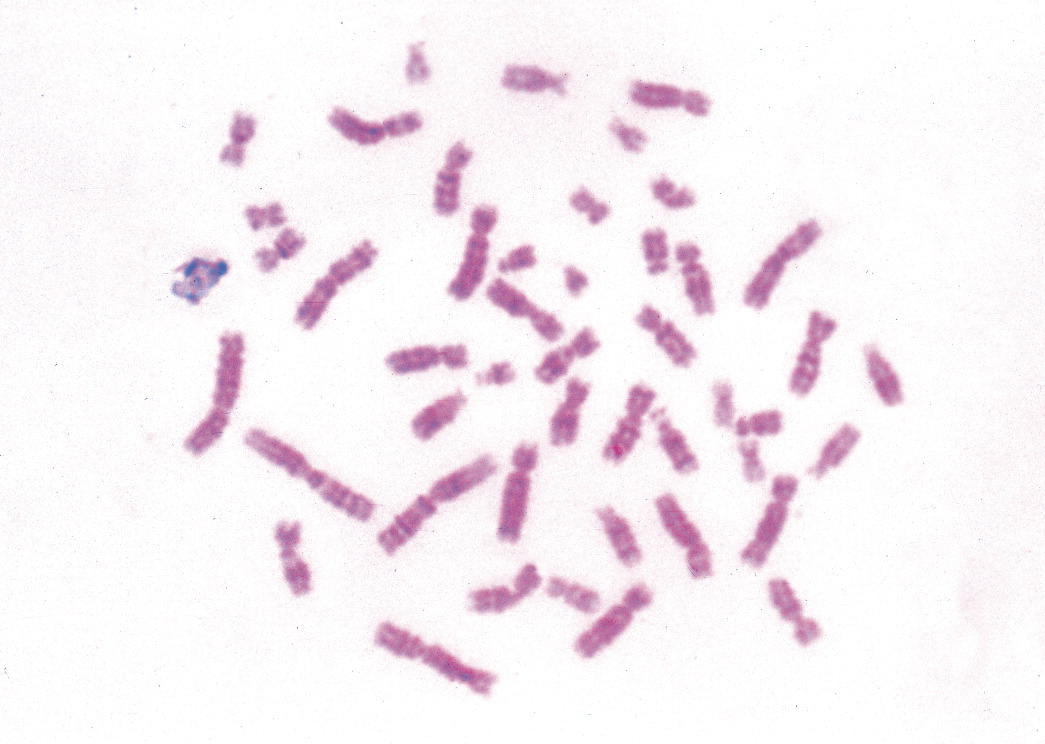
#> input picture 1.jpg, 1045 x 744 px
$ python Segmenttion.py
#> lines starting #> are read from the running program, lines starting #| are printed output that depends on the picture; after the words box and inside, x2 and y2 are one past the last pixel; in counts of white or black regions, pixels touching at a corner belong together
import numpy as np
import cv2
import random

# image source
img = cv2.imread('1.jpg')
#> img is the input picture: shape (744, 1045, 3); mean B, G, R 244.4, 239.5, 247.3
# converting to grayscale
gray = cv2.cvtColor(img, cv2.COLOR_BGR2GRAY)
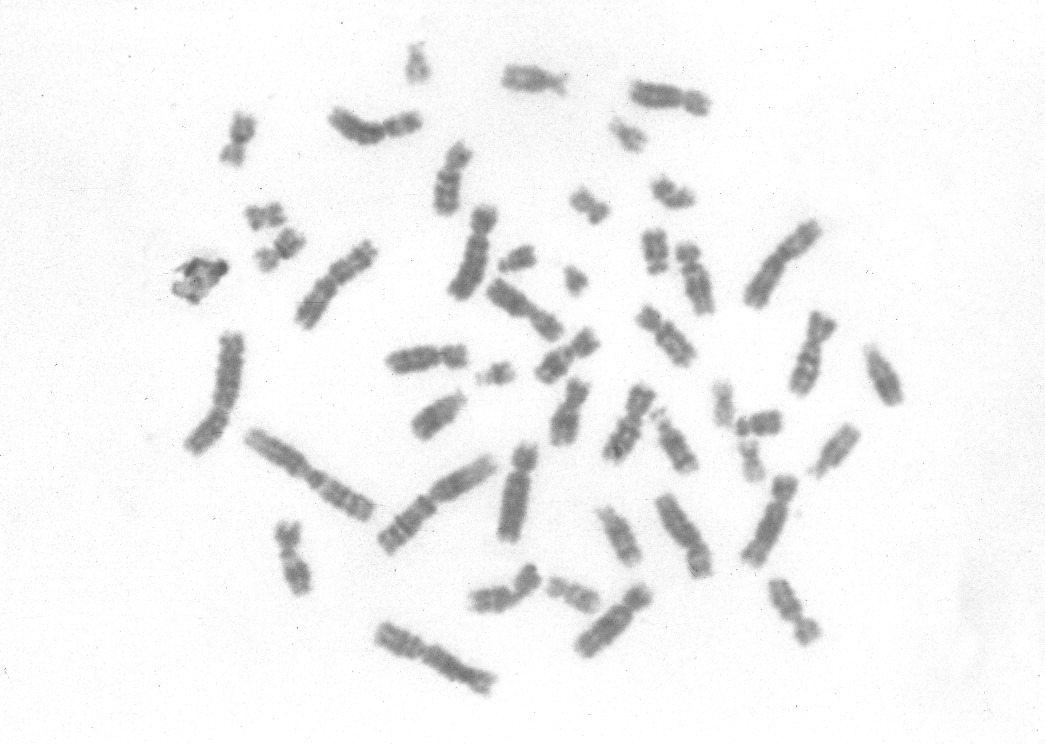
#> gray: shape (744, 1045); min 94, max 255, mean 242.4
# thresholding
ret, thresh = cv2.threshold(gray, 220, 255, cv2.THRESH_BINARY_INV)
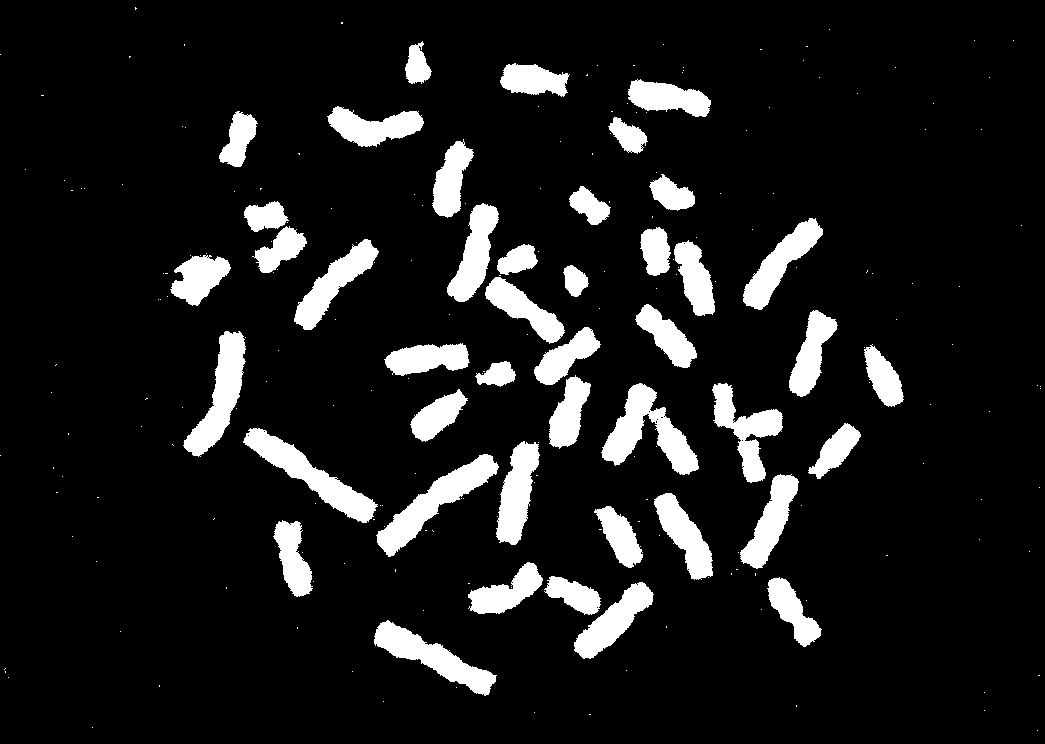
#> thresh: shape (744, 1045); 10.6% white; 230 white regions (186 under 20 px), largest, box (x1, y1, x2, y2) and area: (601, 383, 699, 475) 3645, (376, 454, 499, 557) 3579, (243, 428, 378, 523) 3499

# morphological filtering for noise
# set kernel until you get best segmentation in the dilation result
kernel = np.ones((4, 4), np.uint8)
kernel1 = np.ones((2, 2), np.uint8)
opening = cv2.morphologyEx(thresh, cv2.MORPH_OPEN, kernel, iterations=2)
#> opening: shape (744, 1045); 10.3% white; 46 white regions, largest, box (x1, y1, x2, y2) and area: (604, 386, 700, 476) 3540, (379, 457, 499, 557) 3536, (247, 431, 377, 523) 3431
dilation = cv2.dilate(opening, kernel1, iterations=1)
#> dilation: shape (744, 1045); 11% white; 45 white regions, largest, box (x1, y1, x2, y2) and area: (604, 386, 701, 477) 3792, (379, 457, 500, 558) 3757, (247, 431, 378, 524) 3654

# Marker labelling
retw, markers = cv2.connectedComponents(dilation)
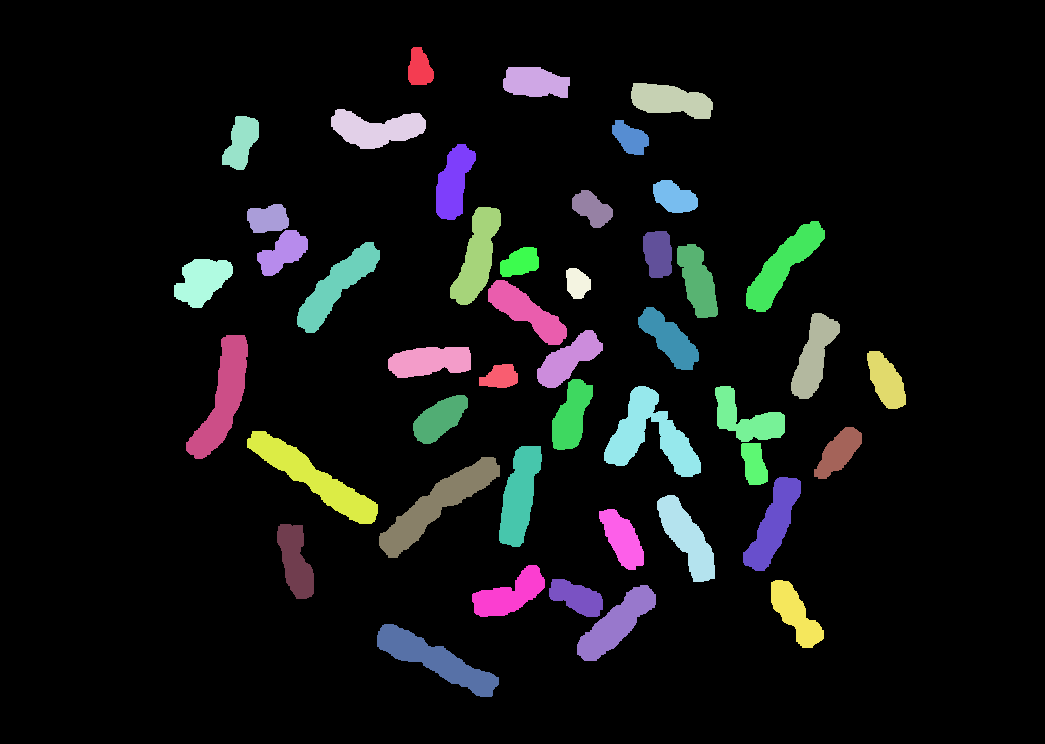
#> markers: shape (744, 1045) int32; 46 distinct labels, from 0 to 45; one colour per label, 0 black
#> retw = 46

# finding the size of image
w, h = markers.shape[::-1]
#> w = 1045; h = 744
k = 0
font = cv2.FONT_HERSHEY_COMPLEX
for a in range(h):
    for b in range(w):
        if markers[a][b] > k:
            k = markers[a][b]
            cv2.putText(img, str(k), (b, a), font, 0.5, (0, 0, 0), 1)
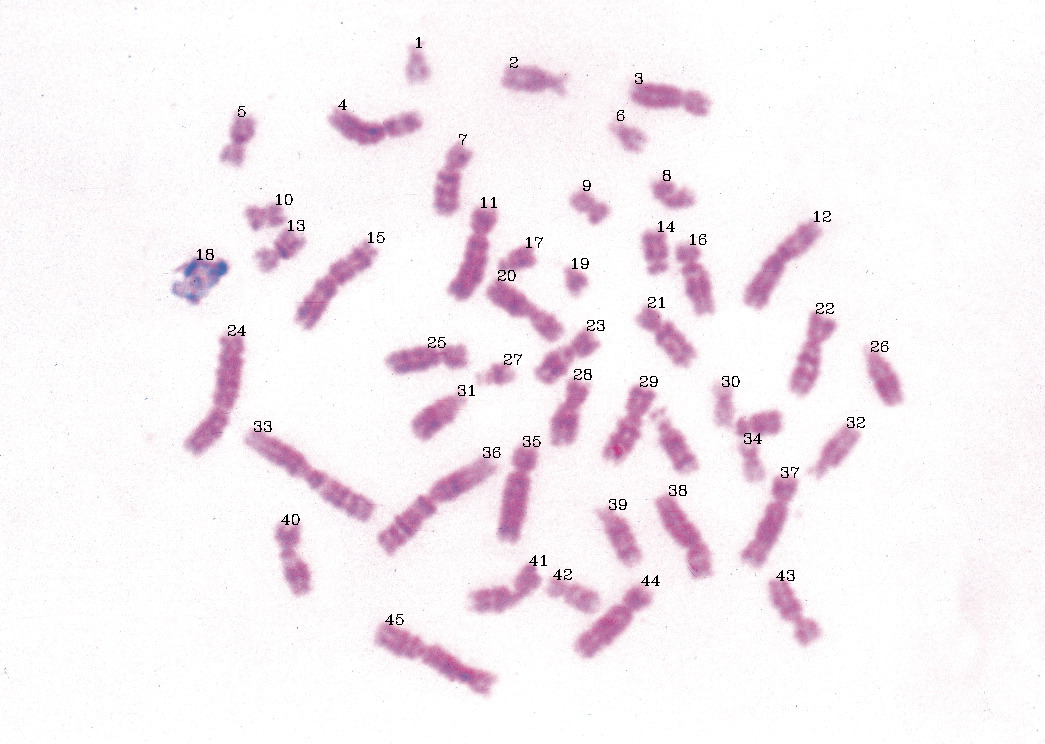
#> img: shape (744, 1045, 3); 0.35% of pixels changed, all inside (x1, y1, x2, y2) = (197, 37, 889, 625)
#> after the loop, k = 45

f = 'total no of bacteria present ='
cv2.putText(img, f+str(k), (10, 20), font, 0.7, (0, 0, 0), 2)
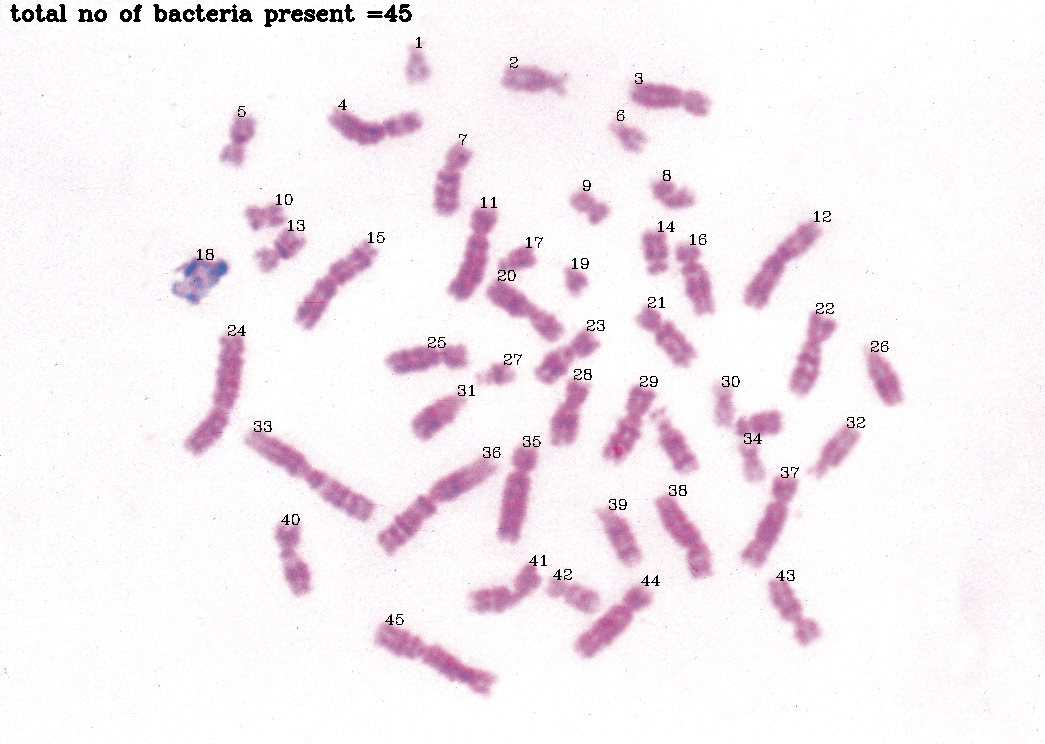
#> img: shape (744, 1045, 3); 0.37% of pixels changed, all inside (x1, y1, x2, y2) = (10, 4, 412, 27)
print(k)
#| 45

cv2.imshow('thresh', thresh)
cv2.imshow('opening', dilation)
cv2.waitKey(0)
cv2.imwrite('result.jpg', img)
cv2.destroyAllWindows()

$ run again, with 2.jpg copied over 1.jpg
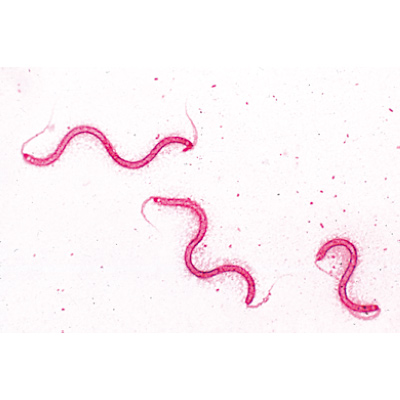
#> input picture 2.jpg, 400 x 400 px
#> img is the input picture: shape (400, 400, 3); mean B, G, R 248.3, 245.2, 252.8
#> thresh: shape (400, 400); 4.5% white; 155 white regions (150 under 20 px), largest, box (x1, y1, x2, y2) and area: (141, 196, 274, 308) 2419, (21, 112, 198, 170) 2101, (314, 234, 381, 321) 2033, (348, 285, 353, 295) 26, (216, 276, 225, 283) 20
#> opening: shape (400, 400); 3% white; 6 white regions, box (x1, y1, x2, y2) and area: (161, 199, 258, 304) 1816, (318, 239, 380, 318) 1551, (35, 127, 99, 169) 679, (115, 152, 159, 172) 385, (161, 138, 195, 152) 300, (103, 140, 115, 155) 125
#> dilation: shape (400, 400); 3.5% white; 6 white regions, box (x1, y1, x2, y2) and area: (161, 199, 259, 305) 2067, (318, 239, 381, 319) 1725, (35, 127, 100, 170) 787, (115, 152, 160, 173) 455, (161, 138, 196, 153) 352, (103, 140, 116, 156) 153
#> `retw, markers = cv2.connectedComponents(dilation)`:
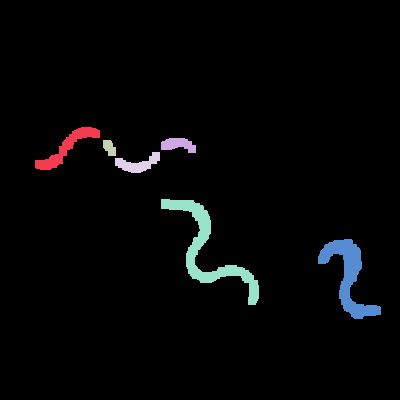
#> markers: shape (400, 400) int32; 7 distinct labels, from 0 to 6; one colour per label, 0 black
#> retw = 7
#> after the loop `for a in range(h):`: k = 6
#> `cv2.putText(img, f+str(k), (10, 20), font, 0.7, (0, 0, 0), 2)`:
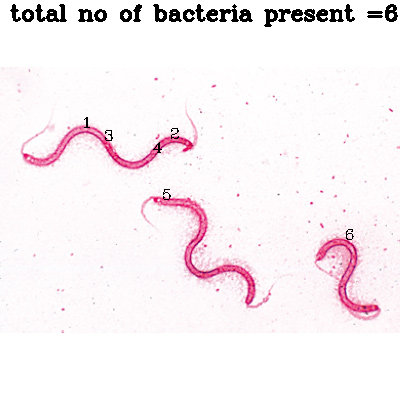
#> img: shape (400, 400, 3); mean B, G, R 243.6, 240.6, 248.1
#| 6
